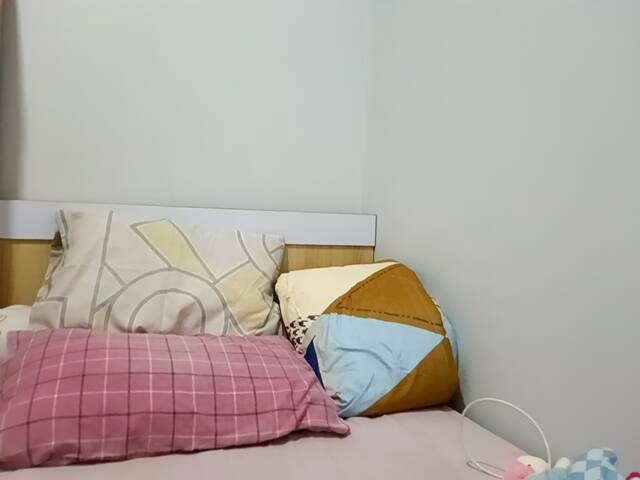
#> input picture Resources/Images/1740373562.8535469.jpg, 640 x 480 px, given in place of the camera
$ python ColorPicker.py
#> lines starting #> are read from the running program, lines starting #| are printed output that depends on the picture; after the words box and inside, x2 and y2 are one past the last pixel; in counts of white or black regions, pixels touching at a corner belong together
import cv2
import numpy as np

# Gunakan kamera dari DroidCam
cap = cv2.VideoCapture(2)  # Sesuaikan dengan ID DroidCam

frameWidth = 480
frameHeight = 360

# Fungsi kosong untuk trackbar
def empty(a):
    pass

# Membuat jendela untuk HSV
cv2.namedWindow("HSV")
cv2.resizeWindow("HSV", 640, 240)

cv2.createTrackbar("HUE Min", "HSV", 0, 179, empty)
#> slider 'HUE Min' is set to 35
cv2.createTrackbar("HUE Max", "HSV", 179, 179, empty)
cv2.createTrackbar("SAT Min", "HSV", 0, 255, empty)
#> slider 'SAT Min' is set to 51
cv2.createTrackbar("SAT Max", "HSV", 255, 255, empty)
cv2.createTrackbar("VALUE Min", "HSV", 0, 255, empty)
#> slider 'VALUE Min' is set to 51
cv2.createTrackbar("VALUE Max", "HSV", 255, 255, empty)

while True:
    ret, img = cap.read()
#> img is the input picture: shape (480, 640, 3); mean B, G, R 163.4, 170.3, 178.1
    if not ret:
        print("Gagal menangkap gambar dari kamera!")
        break

    img = cv2.resize(img, (frameWidth, frameHeight))
#> img: shape (360, 480, 3)
    img = cv2.flip(img, 0)  # Membalik gambar jika diperlukan
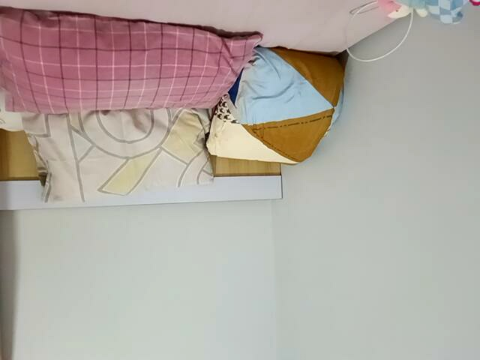
#> img: shape (360, 480, 3); mean B, G, R 163.3, 170.2, 178.1

    imgHsv = cv2.cvtColor(img, cv2.COLOR_BGR2HSV)
#> imgHsv: shape (360, 480, 3); mean H, S, V 60.6, 34.3, 181.9

    # Ambil nilai dari trackbar
    h_min = cv2.getTrackbarPos("HUE Min", "HSV")
    h_max = cv2.getTrackbarPos("HUE Max", "HSV")
    s_min = cv2.getTrackbarPos("SAT Min", "HSV")
    s_max = cv2.getTrackbarPos("SAT Max", "HSV")
    v_min = cv2.getTrackbarPos("VALUE Min", "HSV")
    v_max = cv2.getTrackbarPos("VALUE Max", "HSV")

    lower = np.array([h_min, s_min, v_min])
    upper = np.array([h_max, s_max, v_max])

    mask = cv2.inRange(imgHsv, lower, upper)
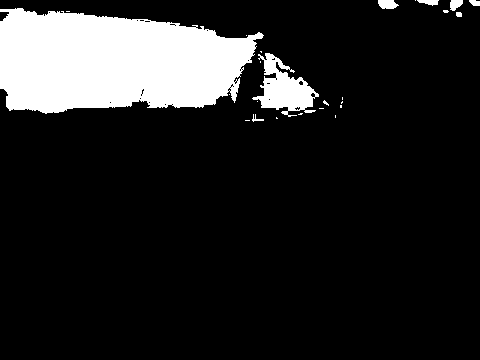
#> mask: shape (360, 480); 13.7% white; 25 white regions (17 under 20 px), largest, box (x1, y1, x2, y2) and area: (0, 8, 264, 114) 21144, (252, 53, 319, 117) 1985, (378, 0, 399, 9) 149
    result = cv2.bitwise_and(img, img, mask=mask)
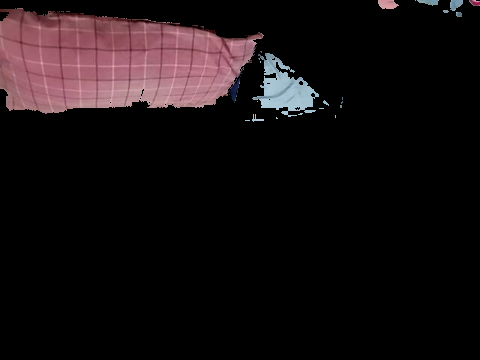
#> result: shape (360, 480, 3); mean B, G, R 16.7, 15.1, 22

    print(f'[{h_min},{s_min},{v_min},{h_max},{s_max},{v_max}]')

    mask = cv2.cvtColor(mask, cv2.COLOR_GRAY2BGR)
    hStack = np.hstack([img, mask, result])
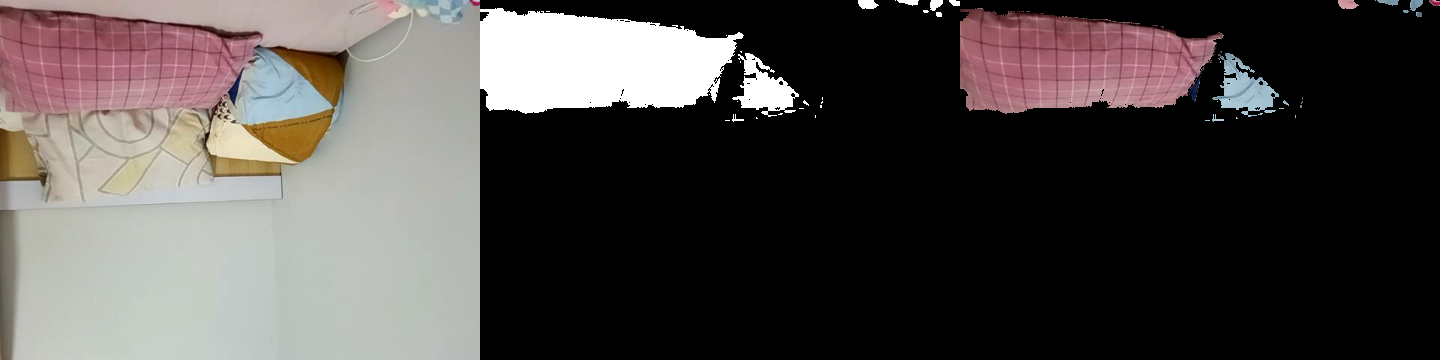
#> hStack: shape (360, 1440, 3); mean B, G, R 71.6, 73.4, 78.3

    cv2.imshow('Horizontal Stacking', hStack)

    if cv2.waitKey(1) & 0xFF == ord('q'):
#> (key q is pressed here)
        print("Keluar dari program...")
        break

cap.release()
cv2.destroyAllWindows()
